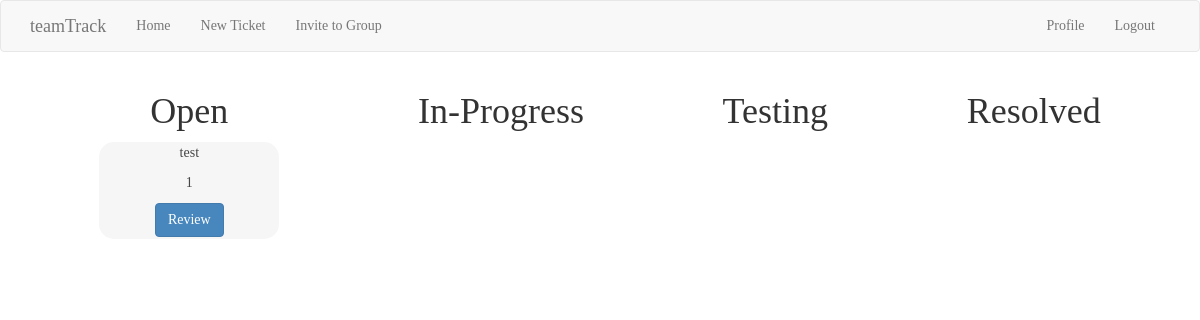
The page /index (signed in) on the database as committed earlier.
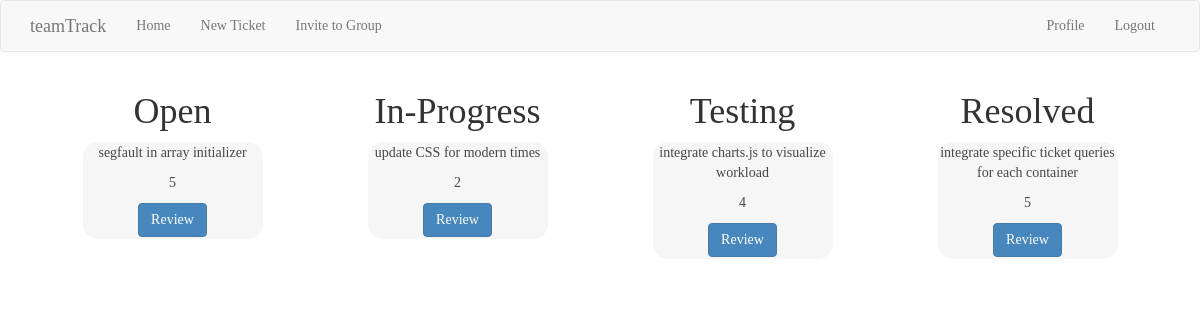
The same page on the database as committed later.
### app/models.py (models this page shows, shortened)
class Ticket(db.Model):
    id = db.Column(db.Integer, primary_key=True)
    description = db.Column(db.String(140))
    priority = db.Column(db.Integer)
    link = db.Column(db.String(140))
    timestamp = db.Column(db.DateTime, index=True, default=datetime.utcnow)
    user_id = db.Column(db.Integer, db.ForeignKey('user.id'))
    tag = db.Column(db.String(20))

### app/routes.py (the view)
@app.route('/', methods=['GET', 'POST'])
@app.route('/index', methods=['GET', 'POST'])
@login_required
def index():
    page = request.args.get('page', 1, type=int)
    opentickets = current_user.get_open_tickets().paginate(
        page, app.config['POSTS_PER_PAGE'], False)
    wiptickets = current_user.get_wip_tickets().paginate(
        page, app.config['POSTS_PER_PAGE'], False)
    testingtickets = current_user.get_testing_tickets().paginate(
        page, app.config['POSTS_PER_PAGE'], False)
    closedtickets = current_user.get_closed_tickets().paginate(
        page, app.config['POSTS_PER_PAGE'], False)
    return render_template('index.html', title='Home', opentickets = opentickets.items, wiptickets= wiptickets.items, testingtickets = testingtickets.items, closedtickets = closedtickets.items)

### app/models.py (called while the page is built)
@login.user_loader
def load_user(id):
    return User.query.get(int(id))

    def get_open_tickets(self):
        return Ticket.query.filter(Ticket.tag == 'open').order_by(Ticket.timestamp.desc())

    def get_wip_tickets(self):
        return Ticket.query.filter(Ticket.tag == 'wip').order_by(Ticket.timestamp.desc())

    def get_testing_tickets(self):
        return Ticket.query.filter(Ticket.tag == 'testing').order_by(Ticket.timestamp.desc())

    def get_closed_tickets(self):
        return Ticket.query.filter(Ticket.tag == 'closed').order_by(Ticket.timestamp.desc())

### app/routes.py (called while the page is built)
@app.before_request
def before_request():
    if current_user.is_authenticated:
        current_user.last_seen = datetime.utcnow()
        db.session.commit()

### app/templates/index.html
{% extends "base.html" %}
{% import 'bootstrap/wtf.html' as wtf %}
{% block app_content %}
        <div class="parent--tickets">
          <section class = "tickets">
            <h1 class="display-4">Open</h1>
            {% for ticket in opentickets %}
            {% include '_tickets.html' %}
                <br>
            {% endfor %}
          </section>
          <section class = "tickets">
            <h1 class="display-4">In-Progress</h1>
            {% for ticket in wiptickets %}
            {% include '_tickets.html' %}
                <br>
            {% endfor %}
          </section>
          <section class = "tickets">
            <h1 class="display-4">Testing</h1>
            {% for ticket in testingtickets %}
            {% include '_tickets.html' %}
                <br>
            {% endfor %}
          </section>
          <section class = "tickets">
            <h1 class="display-4">Resolved</h1>
            {% for ticket in closedtickets %}
            {% include '_tickets.html' %}
                <br>
            {% endfor %}
          </section>
        </div>
{% endblock %}

### app/templates/base.html (shortened to what this page needs)
{% extends 'bootstrap/base.html' %}
{% block styles %}
{{super()}}
  <link rel="stylesheet" href="{{url_for('.static', filename='style.css')}}">
{% endblock %}
{% block navbar %}
    <nav class="navbar navbar-default">
        <div class="container">
            <div class="navbar-header">
                <a class="navbar-brand" href="{{ url_for('index') }}">teamTrack</a>
            </div>
            <div class="collapse navbar-collapse" id="bs-example-navbar-collapse-1">
                <ul class="nav navbar-nav">
                    <li><a href="{{ url_for('index') }}">Home</a></li>
                    <li><a href="{{ url_for('ticket') }}">New Ticket</a></li>
                    <li><a href="{{ url_for('invite') }}">Invite to Group</a></li>
                </ul>
                <ul class="nav navbar-nav navbar-right">
                    {% if current_user.is_anonymous %}
                    <li><a href="{{ url_for('login') }}">Login</a></li>
                    {% else %}
                    <li><a href="{{ url_for('user', username=current_user.username) }}">Profile</a></li>
                    <li><a href="{{ url_for('logout') }}">Logout</a></li>
                    {% endif %}
                </ul>
            </div>
        </div>
    </nav>
{% endblock %}
{% block content %}
    <div class="container">
        {% block app_content %}{% endblock %}
    </div>
{% endblock %}

### app/templates/_tickets.html
    <div class="card" style="width: 18rem;">
        <div class="card-body">
          <p class="card-text">{{ticket.description}}</p>
          <p class="card-text">{{ticket.priority}}</p>
          <a href="{{ url_for('edit_ticket', ticket_id=ticket.id) }}" class="btn btn-primary stretched-link">Review</a>
        </div>
      </div>

### app/static/style.css (style rules this page uses)
body { background: url("https://i.ibb.co/3cSjCh3/New-Project.jpg") no-repeat center center fixed; -webkit-background-size: cover; -moz-background-size: cover; background-size: cover; -o-background-size: cover; font-family: "Lucida Console"; }
.card { margin: 0 auto; float: none; margin-bottom: 10px; background-color: rgba(245, 245, 245, 1); opacity: .9; padding: 1%; width: 15; border-radius: 15px; }
section { height: auto; text-align: center; }
.parent--tickets { display: flex; flex-direction: row; justify-content: space-around; }

Rows that differ between the two databases and show on the page:
changed Ticket: description "test" → "segfault in array initializer"; priority "1" → "5"
added Ticket: description "update CSS for modern times", priority "2", shown under "In-Progress"
added Ticket: description "integrate charts.js to visualize workload", priority "4", shown under "Testing"
added Ticket: description "integrate specific ticket queries for each container", priority "5", shown under "Resolved"
